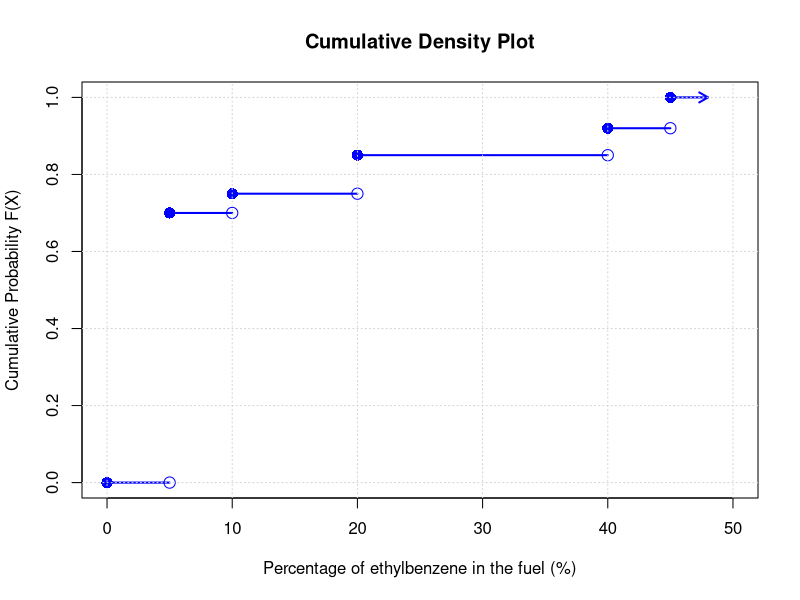

Reproduce this figure in R.
x <- c(0,5, 10, 20, 40, 45)
F_x <- c(0,0.7, 0.75, 0.85, 0.92, 1)

# Init graph
plot(x, F_x, type="n", xlab="Percentage of ethylbenzene in the fuel (%)", ylab="Cumulative Probability F(X)", 
     main="Cumulative Density Plot", ylim=c(0, 1), xlim=c(0, 50))

for(i in 1:(length(x) - 1)) {
  segments(x[i], F_x[i], x[i+1], F_x[i], col="blue", lwd=2)
  
  points(x[i], F_x[i], pch=16, col="blue", cex=1.5)
  points(x[i+1], F_x[i], pch=1, col="blue", cex=1.5)
}

# Add an arrow pointing right at the last point
arrows(x[length(x)], F_x[length(F_x)], x[length(x)] + 3, F_x[length(F_x)], col="blue", lwd=2, length=0.1)

# Fun fact I originally did this in python then copy and pasted it in R and just modified some syntax and added the points function :)
points(x[length(x)], F_x[length(x)], pch=16, col="blue", cex=1.5)
grid()


p <- 0.03
k <- 11
final <- pgeom(k-2, prob=p, lower.tail= FALSE)
print(final)

P_11 <-dgeom(k-1, prob= p)

print(round(P_11,4))

P_40 <-pgeom(k- 2, prob= p, lower.tail= FALSE)
print(round(P_40,4))

q_40 <-qgeom(0.4, prob= p)
print(round(q_40,4))

set.seed(2)
rom_sample <-rgeom(10, prob= p)
print(round(rom_sample,4))
